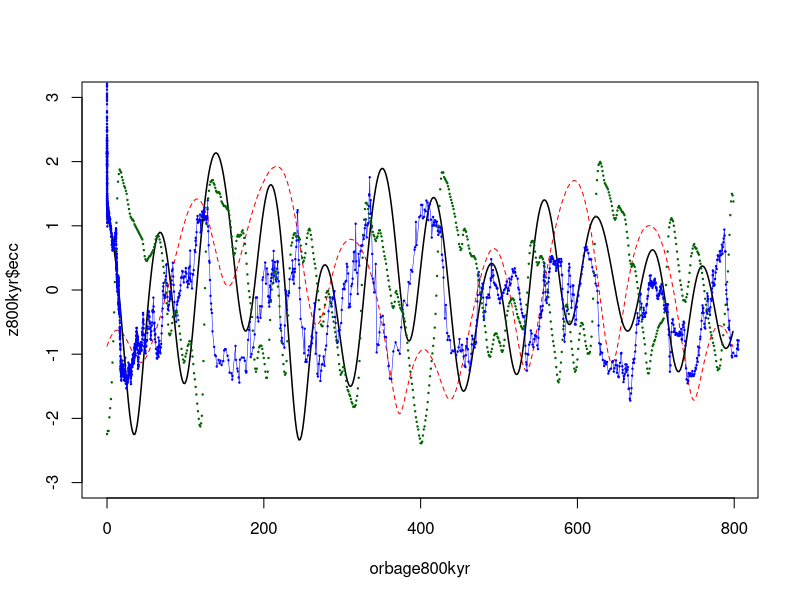
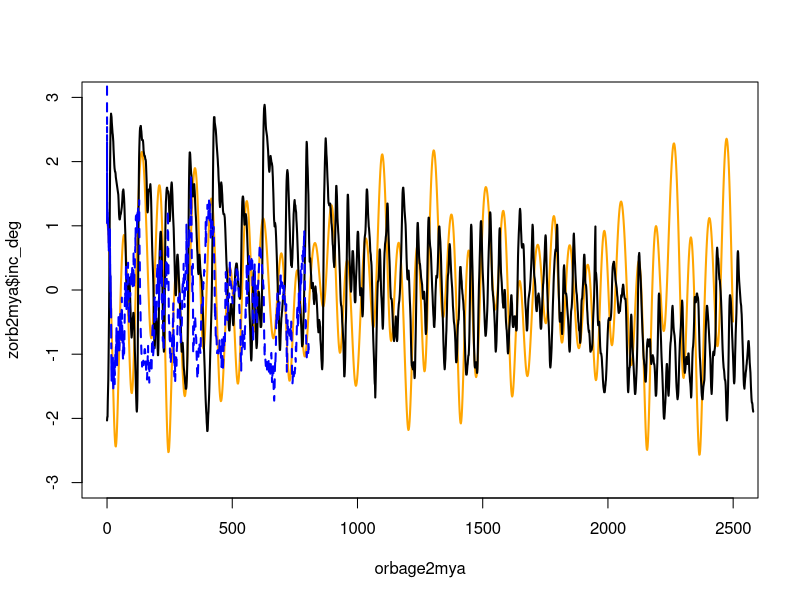
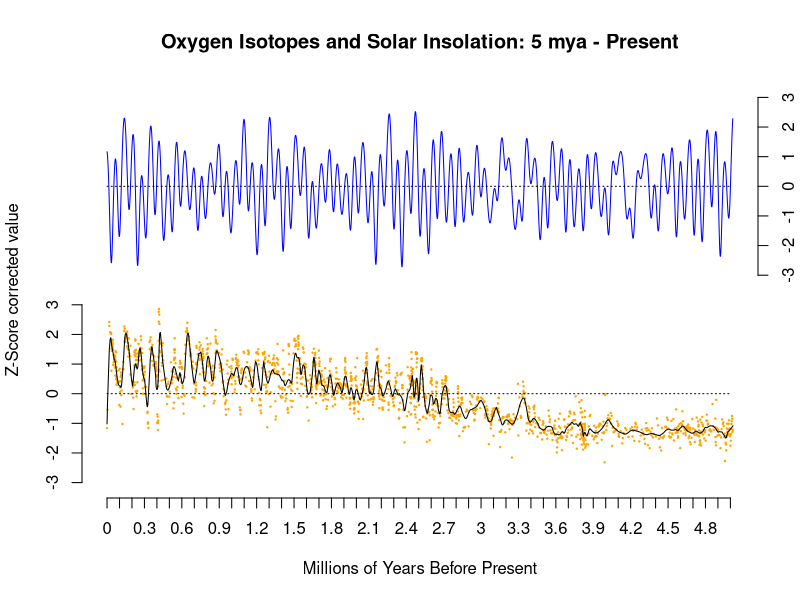

Write the R code that produced these figures, in order.
#These are some plots I made while putting some data together for Week 11 lecture on paleoclimates and human evolution in Africa.
#My goals here were to compare some insolation models with CO2 concentrations and marine isotope data and make some visuals for my class to help think about what's going on in the Pliocene-Pleistocene, especially as it relates to human evolution.
#Maybe someday I'll put some fossil age ranges in here and get fancy.

#Datsets and sources:

#Everything is sourced from the NOAA paleo data archive at: https://www.ncdc.noaa.gov/paleo-search/?dataTypeId=14

#C02 - Zeebe, Richard E., and Lucas J. Lourens. 2019. “Solar System Chaos and the Paleocene–Eocene Boundary Age Constrained by Geology and Astronomy.” Science 365 (6456): 926–29. https://doi.org/10.1126/scie
#Orbital model - Zeebe, Richard E., and Lucas J. Lourens. 2019. “Solar System Chaos and the Paleocene–Eocene Boundary Age Constrained by Geology and Astronomy.” Science 365 (6456): 926–29. https://doi.org/10.1126/science.aax0612.
#dO16 - Huybers, P.  2006. Pleistocene Depth-derived Age Model and Composite d18O Record. IGBP PAGES/World Data Center for Paleoclimatology Data Contribution Series # 2006-075.NOAA/NCDC Paleoclimatology Program, Boulder CO, USA.
#ODP Marine core O isotope record - Lüthi, Dieter, Martine Le Floch, Bernhard Bereiter, Thomas Blunier, Jean-Marc Barnola, Urs Siegenthaler, Dominique Raynaud, et al. 2008. “High-Resolution Carbon Dioxide Concentration Record 650,000–800,000 Years before Present.” Nature 453 (7193): 379–82. https://doi.org/10.1038/nature06949.

#We're going to need to use the z-score function to fit these different measurements on the same scale. 

zscore<-function(y1) {
  n1 <- mean(y1)
  n2 <- sd(y1)
  zscore <- (y1-n1)/n2
  zscore
}

#This is a stack of read.table read.csv commands to pull these different datasets. If you open the original datasets, you might notice that some are comma delimited and other tab delimited.
#Commands reflect format of file..

CO2=read.csv("data/CO2.csv",header=TRUE)
orbital=read.table("data/orbital.txt",header=TRUE,sep="")
dO16=read.table("data/dO16.txt",header=TRUE,sep="")
odp1143=read.table("data/odp1143-tab.txt",header=TRUE,sep="")
#odp1143 record includes -999 values for NA, just exclude them since trying to plot NA causes errors.

odp1143=odp1143[odp1143$d18Oc.wuell>-200,]
odp1143=odp1143[odp1143$d13Cc.wuell>-200,]

#For the first plot, I thought I would zoom in on the Pleistocene. 

#At the moment I'm short on time and don't want to find another record, so the CO2 data is limited to the last 800kyr. 
#So let's make these roughly the same length by trimming the orbital data.

kyr800=orbital[orbital$age_kyr<800,]
kyr800O16=dO16[dO16$Age<800,]
myr25=orbital[orbital$age_kyr<2500,]

#Need to set these on a common scale for comparison using zscore.

z800kyr=as.data.frame(apply(kyr800,2,zscore))
zCO2=as.data.frame(apply(CO2,2,zscore))
zdO16_800kyr=as.data.frame(apply(kyr800O16,2,zscore))

#Plotting is easier if we grab the ages separately and reckon both as kyr. This sets up the 800kyr data. 

CO2age=CO2$Gasage..yr.BP./1000
orbage800kyr=kyr800$age_kyr
dO16age800kyr=kyr800O16$Age

#Flat stacked plot of CO2, orbital eccentricty, and the angle of Earth's axis over the last 800kyr. This is ugly. Perhaps someone else cuold make it more attractive by changing the plotting options.

plot(orbage800kyr,z800kyr$ecc,type="l",lty=2,col="red",ylim=c(-3,3))
lines(orbage800kyr,z800kyr$inc_deg,lty=1,col="black",lwd=1.5)
points(CO2age,zCO2$CO2..ppmv.,pch=19,col="blue",cex=0.2)
lines(CO2age,zCO2$CO2..ppmv.,lty=1,col="blue",lwd=0.5)
points(dO16age800kyr,zdO16_800kyr$all_Recs,pch=19,col="dark green",cex=0.2)

# Time to move on to stacked plots of Marine oxygen isotopes and orbital eccentricity.

#We need to grab new ages and zscores for this. 
#Ages

orbage2mya=myr25$age_kyr
dO162mya=dO16$Age

#Zscores

zorb2mya=as.data.frame(apply(myr25,2,zscore))
zdO162mya=as.data.frame(apply(dO16,2,zscore))

#Plots

plot(orbage2mya,zorb2mya$inc_deg,type="l",lty=1,col="orange",ylim=c(-3,3),lwd=2)
lines(dO162mya,zdO162mya$all_Recs,lty=1,col="black",lwd=2)
lines(CO2age,zCO2$CO2..ppmv.,lty=2,col="blue",lwd=2)

#Had a minor breakthrough. Can smooth the lines with loess() by running it against time, then using predict() to create smoothed curve.
#Let's just use the odp1134 data and orbital data, since that's simplest.
#Use zscores to set the datasets on the same scale, then smooth them.

orbital=read.table("data/orbital.txt",header=TRUE,sep="")
odp1143=read.table("data/odp1143-tab.txt",header=TRUE,sep="")

#odp1143 record includes -999 values for NA, just exclude them since trying to plot NA fucks shit up.

odp1143=odp1143[odp1143$d18Oc.wuell>-200,]
odp1143=odp1143[odp1143$d13Cc.wuell>-200,]

#orbital data is 10myr at kyr, while odp is 5.6-ish myr at yr BP so let's set the time axis to kyr and cut orbital down to the max date from the odp record.

odpKyr=odp1143$yrBP/1000
odp1143=cbind(odp1143,odpKyr)
orb5myr=orbital[orbital$age_kyr<(max(odp1143$odpKyr)),]

#Make orbital age object to go with odpKyr, for plotting.

orbKyr=orb5myr$age_kyr

#zscores

zorb5mya=as.data.frame(apply(orb5myr,2,zscore))
zodp=as.data.frame(apply(odp1143,2,zscore))

#Loess smoothing and prediction object for isotopes.

lodpz=loess(zodp$d18Oc.wuell~odpKyr,span=0.02) #Loess smoothing
prodpz=predict(lodpz)

#To make plotting easier, grab rounded down/up min and max values.

minODP=floor(min(zodp$d18Oc.wuell))
maxODP=ceiling(max(zodp$d18Oc.wuell))

minORB=floor(min(zorb5mya$inc_deg))
maxORB=ceiling(max(zorb5mya$inc_deg))

#Plot w/offset between different vectors.

plot(odpKyr,
     zodp$d18Oc.wuell,
     col="orange",
     axes=FALSE,
     ann=FALSE,
     ylim=c(minODP,(1+maxORB+abs(minODP)+maxODP)),
     pch=19,
     cex=0.2)

lines(odpKyr,prodpz,lwd=1)

lines(orbKyr, zorb5mya$inc_deg+(1+maxODP+(-1*minODP)),col="blue")

#Adding axes manually.

axis(1,0:50*100,labels=seq(0,5,0.1),cex=0.8)
axis(2,minODP:maxODP,labels=c(minODP:maxODP),cex=0.8)
axis(4,(minORB:maxORB)+(1+maxODP-minODP),labels =c(minORB:maxORB),cex=0.8)
lines(c(0,5000),c(0,0),lty=3)
lines(c(0,5000),c(7,7),lty=3)
title(main="Oxygen Isotopes and Solar Insolation: 5 mya - Present")
title(ylab="Z-Score corrected value",cex=0.8)
title(xlab="Millions of Years Before Present",cex=0.5)

#Here's the final plot, nicely showing turnover in marine oxygen isotope levels as major parts of Pleistocene glacial-interglacial oscillations set in. 


